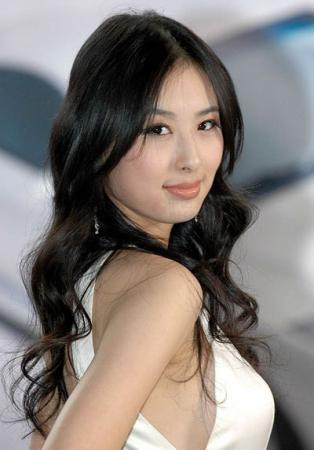
#> input picture somethingneed/Python游戏超详细实战攻略-案例源码/第9章  源码/woman.jpg, 314 x 450 px, found by its file name
$ python '裁切图片.py'
#> lines starting #> are read from the running program, lines starting #| are printed output that depends on the picture
from PIL import Image

img = Image.open(r'c:\woman.jpg')
#> img is the input picture: PIL image 314x450 RGB; mean R, G, B 130.4, 122.6, 118.1
region = (100,200,400,500)

#裁切图片
cropImg = img.crop(region)
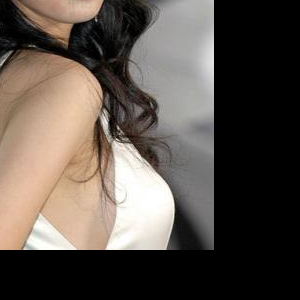
#> cropImg: PIL image 300x300 RGB; mean R, G, B 91, 82.1, 74.8

#保存裁切后的图片
cropImg.save('crop.jpg')
